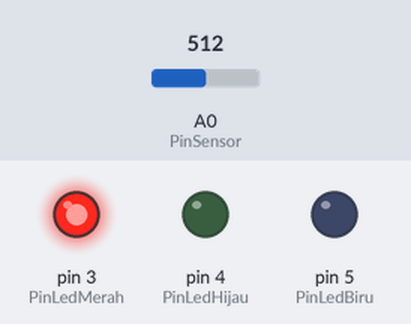
Simulated run of this sketch. Board: Arduino Uno, built with avr-gcc and run on an emulated ATmega328P. Shown: output pins drawn as LEDs (lit = HIGH). The inputs (shaded band) are chosen by the test bench; at power-on: A0 (PinSensor) = 512. What the sketch prints to the serial monitor is not drawn.

Above: at 1.07 s.
At 1.67 s:
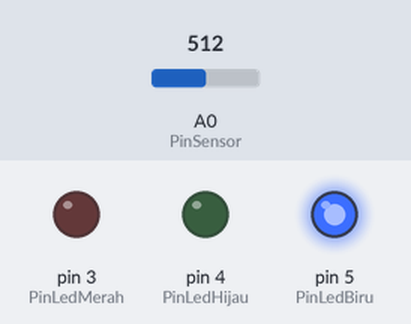
At 2.27 s:
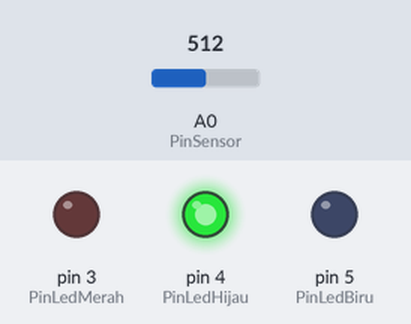
At 3.62 s:
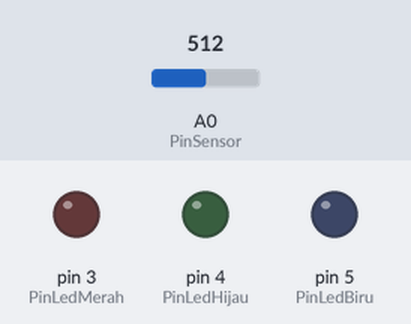
Timing chart, 0 to 4.0 s (numbered marks = the images above):
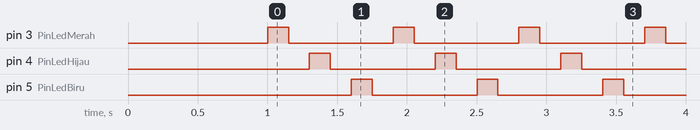

The sketch:

kalibrasi_warna.ino
```cpp
int PinSensor = A0; // Sensor (LDR) pada Pin Nomor A0
int PinLedMerah =3; // Led Warna Merah pada Pin Nomor 3
int PinLedHijau=4; // Led Warna Hijau pada Pin Nomor 4
int PinLedBiru=5; // Led Warna Biru pada Pin Nomor 5
int Hasil,HasilMerah,HasilHijau,HasilBiru;

void setup() {
// Menetapkan Pin Led Merah, Hijau, Biru sebagai OUTPUT:
  pinMode(PinLedMerah,OUTPUT);
  pinMode(PinLedHijau,OUTPUT);
  pinMode(PinLedBiru,OUTPUT);
  digitalWrite(PinLedMerah,LOW);
  digitalWrite(PinLedHijau,LOW);
  digitalWrite(PinLedBiru,LOW);

  Serial.begin(9600);
  delay(1000);

  Serial.println("  R   G   B");
  Serial.println("--- --- ---");

}

void loop() {

   digitalWrite(PinLedMerah,HIGH); // Menyalakan Led Merah
   delay(150); // Jeda 150 mili detik agar LDR bisa Membaca Warna Merah
// Membaca Data Sensor (LDR) :
   Hasil= analogRead(PinSensor);
   HasilMerah=map(Hasil,0,1023,0,255);
   Serial.print(HasilMerah);
   digitalWrite(PinLedMerah,LOW);
   delay(150);

   digitalWrite(PinLedHijau,HIGH); // Menyalakan Led Hijau
   delay(150); // Jeda 150 mili detik agar LDR bisa Membaca Warna Hijau
// Membaca Data Sensor (LDR) :
   Hasil= analogRead(PinSensor);
   HasilHijau=map(Hasil,0,1023,0,255);
   Serial.print(" ");
   Serial.print(HasilHijau);
   digitalWrite(PinLedHijau,LOW);
   delay(150);

   digitalWrite(PinLedBiru,HIGH); // Menyalakan Led Biru
   delay(150); // Jeda 150 mili detik agar LDR bisa Membaca Warna Biru
// Membaca Data Sensor (LDR) :
   Hasil= analogRead(PinSensor);
   HasilBiru=map(Hasil,0,1023,0,255);
   Serial.print(" ");
   Serial.println(HasilBiru);
   digitalWrite(PinLedBiru,LOW);
   delay(150);
}
```

Measured:
- by itself, pin 3 (PinLedMerah), pin 4 (PinLedHijau), pin 5 (PinLedBiru): alternates HIGH for 0.15 s and LOW for 0.75 s
- by itself, everything shown: repeats every 0.90 s, in 6 steps
